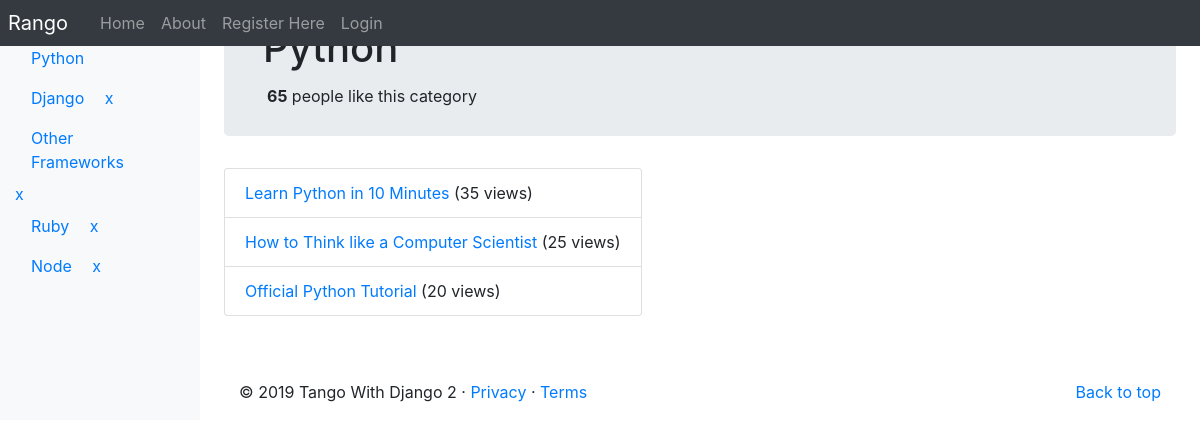
/rango/category/python/, run on an earlier commit of the app's database.
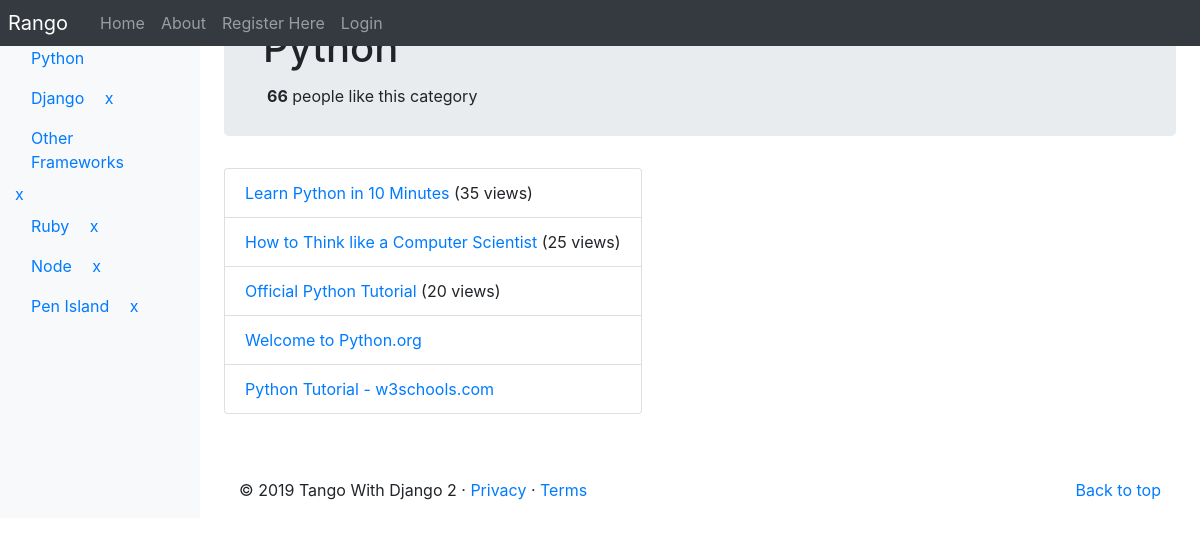
And on a later commit of the database.
### rango/models.py (models this page shows, shortened)
class Category(models.Model):
    name = models.CharField(max_length=128, unique=True)
    views = models.IntegerField(default=0)
    likes = models.IntegerField(default=0)
    slug = models.SlugField()
    class Meta:
        verbose_name_plural = 'Categories'

class Page(models.Model):
    category = models.ForeignKey(Category, on_delete=models.CASCADE)
    title = models.CharField(max_length=128)
    url = models.URLField()
    views = models.IntegerField(default=0)

### rango/views.py (the view)
def show_category(request, category_name_slug):
    context_dict = {}
    try:
        category = Category.objects.get(slug=category_name_slug)
        pages = Page.objects.filter(category=category).order_by('-views')
        context_dict['pages'] = pages
        context_dict['category'] = category
    except Category.DoesNotExist:
        context_dict['category'] = None
        context_dict['pages'] = None
    context_dict['query'] = category.name
    result_list = []
    if request.method == 'POST':
        query = request.POST['query'].strip()
        if query:
            result_list = run_query(query)
            context_dict['query'] = query
            context_dict['result_list'] = result_list
    return render(request, 'rango/category.html', context_dict)

### rango/templatetags/rango_template_tags.py (called while the page is built)
@register.inclusion_tag('rango/cats.html')
def get_category_list(cat=None):
    return {'cats': Category.objects.all(),
            'act_cat': cat}

### templates/rango/category.html (shortened to what this page needs)
{% extends 'rango/base.html' %}
	{% load staticfiles %}
	{% block body_block %}
	    {% if category %}
 	<div class="jumbotron p-4">
 	<div class="container">
  		<h1 class="jumbotron-heading">{{ category.name }}</h1>
    	<div class="p-1">
    	<strong id="like_count">{{ category.likes }}</strong> people like this category
    	</div>
 	</div>
 	</div>
	<div class="container">
		<div class="row">
	        {% if pages %}
	            <ul class="list-group">
	            {% for page in pages %}
                    <li class="list-group-item">
            	        <a href="{% url 'rango:goto' %}?page_id={{page.id}}">{{ page.title }}</a>
            	        {% if page.views > 1 %}
            	            ({{ page.views }} views)
            	        {% elif page.views == 1 %}
            	            ({{ page.views }} view)
            	        {% endif %}
            	    </li>
	            {% endfor %}
	            </ul>
	        {% else %}
	            <strong>No pages currently in category.</strong>
	        {% endif %}
	 	</div>
	 	</div>
	<div class="container p-4">
	</div>
		<div class="container p-2">
		    {% else %}
	            The specified category does not exist!
	        {% endif %}
	 	</div>
	{% endblock %}

### templates/rango/cats.html (shortened to what this page needs)
<ul class="nav flex-column pt-6">
    {% if cats %}
    {% for c in cats %}
    {% if c == act_cat %}
    <li class="nav-item">
        <a class="nav-link active" href="{% url 'rango:show_category' c.slug %}">
            {{ c.name }}</a>
    </li>
    {% else  %}
    <li class="nav-item">
        <a class="nav-link" style="display: inline-block;" href="{% url 'rango:show_category' c.slug %}">
            {{ c.name }}</a>
        <a href="{% url 'rango:delete_cat' c.id %}">x</a>
    </li>
    {% endif %}
    {% endfor %}
    {% else %}
    <li class="nav-item">No Categories Yet!</li>
    {% endif %}
</ul>

What changed in the data, as far as the page shows it:
changed Category "Python": likes "65" → "66"
added Category: name "Pen Island"
added Page: title "Welcome to Python.org"
added Page: title "Python Tutorial - w3schools.com"
